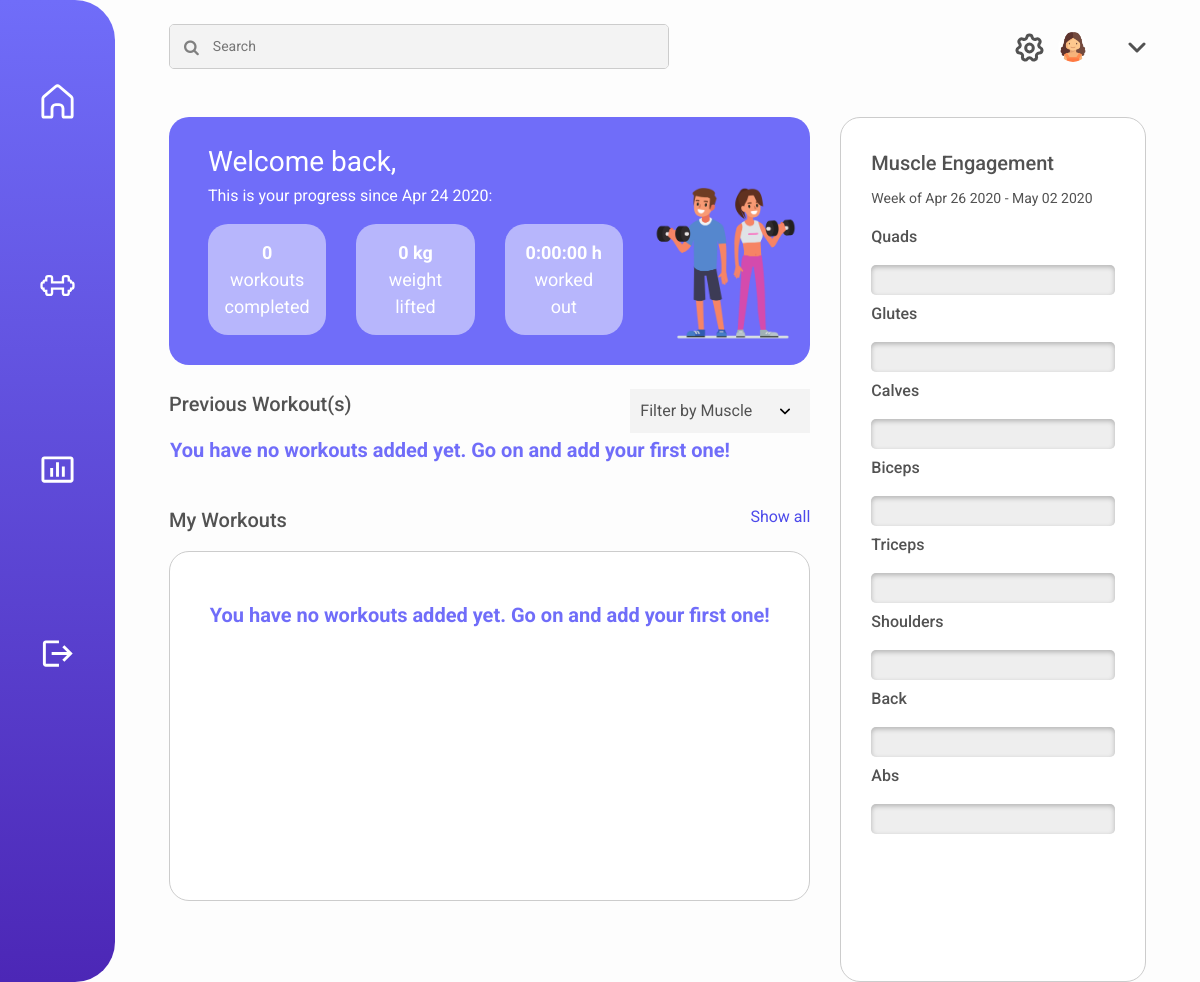
Page / (signed in) on the earlier database version.
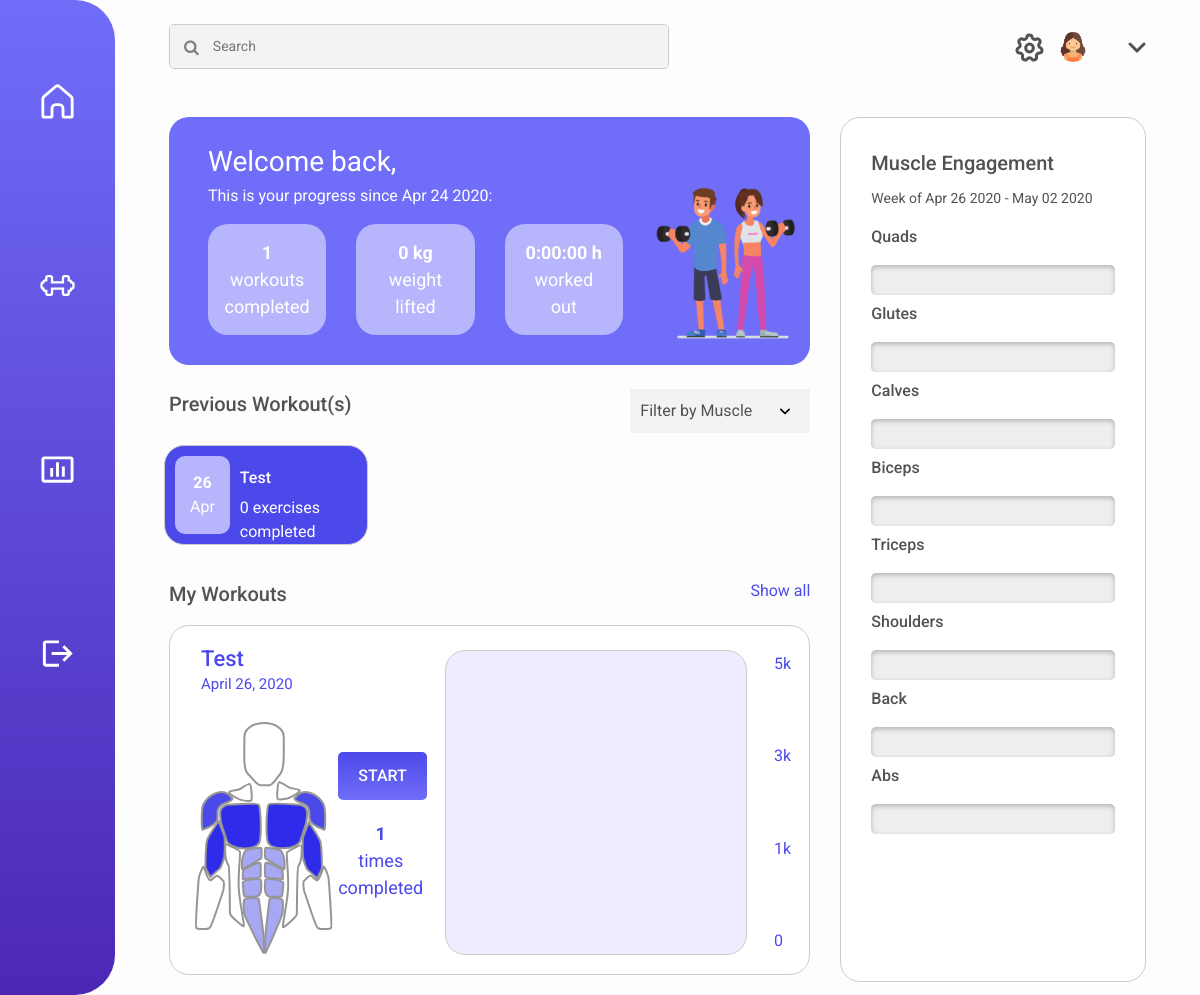
Same page on the later database version.
### dashboard/models.py (models this page shows)
class Workout(models.Model):
	times_completed = models.IntegerField()
	date_created = models.DateField(auto_now_add=True)
	last_date_completed = models.DateField(auto_now=True)
	name = models.CharField(max_length=120)
	avg_time_completed = models.DurationField(default=timedelta(minutes=0))
	total_time = models.DurationField(default=timedelta(minutes=0))
	user = models.ForeignKey(User, on_delete=models.CASCADE)
	weight_lifted = models.DecimalField(max_digits=5, decimal_places=1, default=0)

### dashboard/views.py (the view, shortened to what this page needs)
# urls.py: path('', dashboard_view),
@login_required
def dashboard_view(request):
	workouts = Workout.objects.filter(user=request.user)
	exercises = []
	muscles = []
	muscle_groups = ['Abs','Back','Biceps','Calves','Chest', 'Forearms', 'Glutes', 'Hamstrings', 'Quadriceps', 'Shoulders', 'Traps', 'Triceps', 'Upper Back', 'Lower Back']
	lower = ['Calves', 'Glutes', 'Hamstrings', 'Quadriceps', 'Lower Back']
	upper = ['Abs','Back','Biceps', 'Chest', 'Forearms', 'Shoulders', 'Traps', 'Triceps', 'Upper Back']
	weightLifted = 0
	hoursWorked = timedelta(minutes=0)
	workoutsCompleted = 0
	for workout in workouts:
		hoursWorked += workout.total_time # Calculate total time
		workoutsCompleted += workout.times_completed # Calculate total workouts completed
		for exercise in Exercise.objects.filter(workout=workout):
			weightLifted += (exercise.weight_lifted/Decimal(2.205)) * workout.times_completed # Calculate weight lifted
			exercises.append(exercise) # Add exercises which belong to workouts of user
	filtered_workouts = workouts
	date_range = week_range(datetime.today())
	occurences = Counter(muscles)
	if(len(muscles) > 0):
		for muscle in muscle_groups:
			occurences[muscle] = int(occurences[muscle]/len(muscles) * 100) # Calculate percentage of muscle use
	return render(request, 'home.html', {'workouts':workouts, 'filtered_workouts':filtered_workouts, 'workouts_completed':workoutsCompleted,'weight_lifted':weightLifted, 'total_time':hoursWorked, 'date_range':date_range, 'engagement':occurences})

### dashboard/functions.py (called while the page is built)
def week_range(date):
    year, week, dow = date.isocalendar()
    if dow == 7:
        start_date = date
    else:
        start_date = date - timedelta(dow)
    end_date = start_date + timedelta(6)
    return (start_date, end_date)

### templates/home.html (shortened to what the changed rows need)
{% load static %}
<!DOCTYPE html>
<html lang="en">
<head>
    <link rel="stylesheet" href="https://cdnjs.cloudflare.com/ajax/libs/font-awesome/4.7.0/css/font-awesome.min.css">
    <link href="{% static 'fitnessing/css/dashboard.css' %}" rel="stylesheet">
    <link rel="stylesheet" href="https://stackpath.bootstrapcdn.com/bootstrap/4.4.1/css/bootstrap.min.css">
</head>
<body>
    <div class="container-fluid main">
        <div class="row mx-4 mt-4">
            <div class="col-sm-8">
                <div class="row welcome_box p-4 mx-0">
                    <div class="col-sm-9">
                        <div class="row">
                            <div class="col-sm-4">
                                <div class = "box">
                                    <p><b>{{ workouts_completed }}</b><br>workouts<br>completed</p>
                                </div>
                            </div>
                        </div>
                    </div>
                </div>
                <div class="row">
                    {% if workouts|length == 0 or filtered_workouts|length == 0 %}
                    <div class="col-sm-12 px-0 ml-3">
                        <p class="empty_workouts">You have no workouts added yet. Go on and add your first one!</p>
                    </div>
                    {% endif %}
                    {% for workout in filtered_workouts %}
                    {% if forloop.counter0 < 3 %}
                    <div class="col-sm-4 px-0">
                        <div class = "prev_workout_container" onclick="location.href='/current-workout/' + {{ workout.id }} " >
                            <div class="date">
                                <p class="m-0"><b>{{workout.last_date_completed|date:'d'}}</b><br>{{workout.last_date_completed|date:'M'}}</p>
                            </div>
                            <p class = "subtitle2">{{ workout.name|title }}</p>
                            <p class = "desc">{{ workout.exercise_set.count }} exercises completed</p>
                        </div>
                    </div>
                    {% endif %}
                    {% endfor %}
                </div>
                <div class="row workouts_container mx-0">
                    {% if workouts.count > 0 %}
                    {% with workouts|first as first_workout %}
                    <div class="col-sm-5">
                        <div class="row p-3">
                            <div class="col-sm-12">
                                <p class="muscle_group mb-2">{{first_workout.name}}</p>
                                <p class="day mb-0">{{first_workout.last_date_completed}}</p>
                            </div>
                        </div>
                        <div class="row">
                            <div class="col-sm-6">
                                <img class="diagram" src="{% static 'fitnessing/images/Muscles.svg' %}">
                            </div>
                            <div class="col-sm-6">
                                <div class="start" onclick="location.href='/current-workout/' + {{ first_workout.id }} ">START</div>
                                <p class="completed"><b>{{first_workout.times_completed}}</b><br>times<br>completed</p>
                            </div>
                        </div>
                    </div>
                    <div class="col-sm-6 p-4">
                        <div class="row graph_container">
                       </div>
                    </div>
                    <div class="col-sm-1">
                        <div class="measurements">
                            <p>5k</p>
                            <p>3k</p>
                            <p>1k</p>
                            <p>0</p>
                        </div>
                    </div>
                    {% endwith %}
                    {% else %}
                    <div class="col-sm-12 text-center mt-4 pt-4">
                        <p class="empty_workouts">You have no workouts added yet. Go on and add your first one!</p>
                    </div>
                    {% endif %}
                </div>
            </div>
        </div>
</body>
</html>

Differences in the rows shown:
added Workout: last_date_completed "26", last_date_completed "Apr", name "Test", exercise_set.count "0", last_date_completed "April 26, 2020", times_completed "1"
Other differences:
{{ workouts_completed }}: "0" → "1"
text no longer shown: "You have no workouts added yet. Go on and add your first one! You have no workouts added yet. Go on and add your first one!"
text now shown: "START times completed 5k 3k 1k 0"
